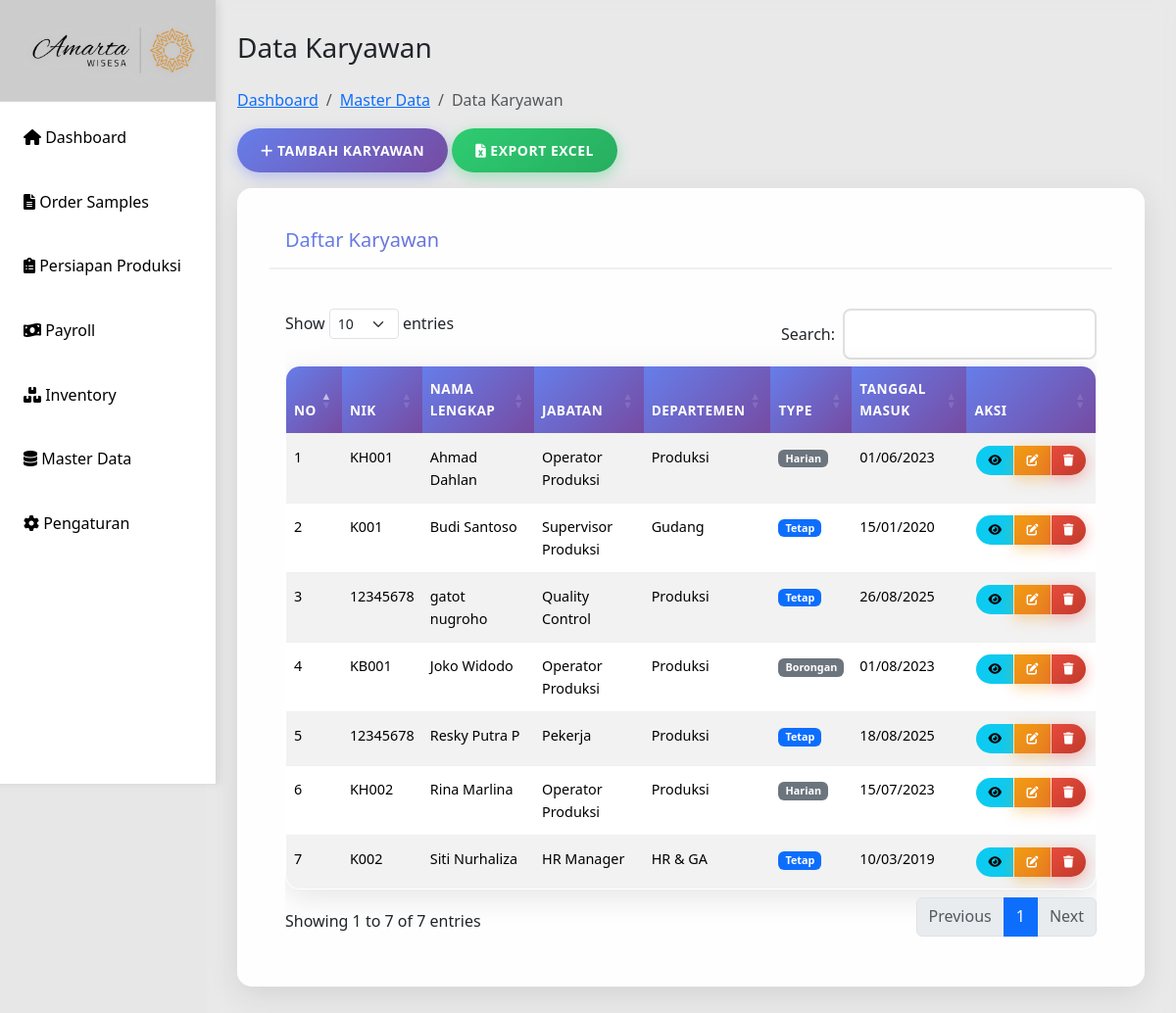
/data-karyawan.php, run on the app's committed database.
### tables this page shows
CREATE TABLE `karyawan` (
  `id` int(11) UNSIGNED NOT NULL,
  `nik` varchar(200) NOT NULL,
  `nama_lengkap` varchar(100) NOT NULL,
  `jenis_kelamin` enum('L','P') NOT NULL,
  `tempat_lahir` varchar(50) DEFAULT NULL,
  `tanggal_lahir` date DEFAULT NULL,
  `alamat` text DEFAULT NULL,
  `no_telepon` varchar(20) DEFAULT NULL,
  `email` varchar(100) DEFAULT NULL,
  `type_karyawan` enum('tetap','harian','borongan') NOT NULL,
  `status_karyawan` enum('aktif','nonaktif','cuti','keluar') DEFAULT 'aktif',
  `tanggal_masuk` date NOT NULL,
  `tanggal_keluar` date DEFAULT NULL,
  `id_jabatan` int(11) DEFAULT NULL,
  `id_departemen` int(11) DEFAULT NULL,
  `foto` varchar(255) DEFAULT NULL,
  `created_at` timestamp NOT NULL DEFAULT current_timestamp(),
  `updated_at` timestamp NOT NULL DEFAULT current_timestamp() ON UPDATE current_timestamp()
);

CREATE TABLE `jabatan` (
  `id` int(11) NOT NULL,
  `nama_jabatan` varchar(100) NOT NULL,
  `deskripsi` text DEFAULT NULL,
  `created_at` timestamp NOT NULL DEFAULT current_timestamp(),
  `updated_at` timestamp NOT NULL DEFAULT current_timestamp() ON UPDATE current_timestamp()
);

CREATE TABLE `departemen` (
  `id` int(11) NOT NULL,
  `nama_departemen` varchar(100) NOT NULL,
  `deskripsi` text DEFAULT NULL,
  `created_at` timestamp NOT NULL DEFAULT current_timestamp(),
  `updated_at` timestamp NOT NULL DEFAULT current_timestamp() ON UPDATE current_timestamp()
);

### data-karyawan.php (the view, shortened to what this page needs)
<?php
include 'config/db.php';
include 'includes/header.php';
$sql = "SELECT k.*, j.nama_jabatan, d.nama_departemen
        FROM karyawan k
        LEFT JOIN jabatan j ON k.id_jabatan = j.id
        LEFT JOIN departemen d ON k.id_departemen = d.id
        ORDER BY k.nama_lengkap";
$result = mysqli_query($conn, $sql);
$karyawanList = mysqli_fetch_all($result, MYSQLI_ASSOC);
?>
<div class="main-content">
    <div class="row">
        <div class="col-12">
            <h1 class="h3 mb-4">Data Karyawan</h1>
            <nav aria-label="breadcrumb">
                <ol class="breadcrumb">
                    <li class="breadcrumb-item"><a href="index.php">Dashboard</a></li>
                    <li class="breadcrumb-item"><a href="master-data.php">Master Data</a></li>
                    <li class="breadcrumb-item active">Data Karyawan</li>
                </ol>
            </nav>
            <div class="mb-3">
                <button type="button" class="btn btn-primary" data-bs-toggle="modal" data-bs-target="#tambahKaryawanModal">
                    <i class="fas fa-plus"></i> Tambah Karyawan
                </button>
                <button type="button" class="btn btn-success">
                    <i class="fas fa-file-excel"></i> Export Excel
                </button>
            </div>
            <div class="card">
                <div class="card-header">
                    <h5 class="card-title mb-0">Daftar Karyawan</h5>
                </div>
                <div class="card-body">
                    <div class="table-responsive">
                        <table id="tabelKaryawan" class="table table-striped table-hover" id="tabelKaryawan">
                            <thead>
                                <tr>
                                    <th>No</th>
                                    <th>NIK</th>
                                    <th>Nama Lengkap</th>
                                    <th>Jabatan</th>
                                    <th>Departemen</th>
                                    <th>Type</th>
                                    <th>Tanggal Masuk</th>
                                    <th>Aksi</th>
                                </tr>
                            </thead>
                            <tbody>
                                <?php $no = 1; foreach ($karyawanList as $karyawan): ?>
                                <tr>
                                    <td><?= $no++; ?></td>
                                    <td><?= htmlspecialchars($karyawan['nik']); ?></td>
                                    <td><?= htmlspecialchars($karyawan['nama_lengkap']); ?></td>
                                    <td><?= htmlspecialchars($karyawan['nama_jabatan']); ?></td>
                                    <td><?= htmlspecialchars($karyawan['nama_departemen']); ?></td>
                                    <td>
                                        <span class="badge bg-<?= $karyawan['type_karyawan'] == 'tetap' ? 'primary' : 'secondary'; ?>">
                                            <?= ucfirst($karyawan['type_karyawan']); ?>
                                        </span>
                                    </td>
                                    <td><?= date('d/m/Y', strtotime($karyawan['tanggal_masuk'])); ?></td>
                                    <td>
                                        <div class="btn-group btn-group-sm" role="group">
                                            <a href="detail-karyawan.php?id=<?= $karyawan['id']; ?>" class="btn btn-sm btn-info">
                                                <i class="fas fa-eye"></i>
                                            </a>
                                            <a href="edit-karyawan.php?id=<?= $karyawan['id']; ?>" class="btn btn-sm btn-warning">
                                                <i class="fas fa-edit"></i>
                                            </a>
                                            <button type="button" class="btn btn-sm btn-danger" onclick="hapusKaryawan(<?= $karyawan['id']; ?>)">
                                                <i class="fas fa-trash"></i>
                                            </button>
                                        </div>
                                    </td>
                                </tr>
                                <?php endforeach; ?>
                            </tbody>
                        </table>
                    </div>
                </div>
            </div>
        </div>
    </div>
</div>
<?php
include 'includes/footer.php';
?>

### css/style.css (style rules this page uses)
* { margin: 0; padding: 0; box-sizing: border-box; }
body { font-family: 'Segoe UI', Tahoma, Geneva, Verdana, sans-serif; background: #e7e7e7ff; min-height: 100vh; line-height: 1.6; }
.main-content { margin-left: 210px; padding: 2rem; background: rgba(255,255,255,0.1); backdrop-filter: blur(10px); min-height: 100vh; }
.card { background: rgba(255,255,255,0.95); border-radius: 15px; padding: 2rem; margin-bottom: 1.5rem; box-shadow: 0 8px 32px rgba(0,0,0,0.1); backdrop-filter: blur(10px); border: 1px solid rgba(255,255,255,0.2); transition: transform 0.3s ease, box-shadow 0.3s ease; }
.card-header { border-bottom: 2px solid #f0f0f0; padding-bottom: 1rem; margin-bottom: 1.5rem; background: linear-gradient(135deg, #667eea, #764ba2); -webkit-background-clip: text; -webkit-text-fill-color: transparent; background-clip: text; }
.table { width: 100%; border-collapse: separate; border-spacing: 0; background: white; border-radius: 15px; overflow: hidden; box-shadow: 0 8px 32px rgba(0,0,0,0.1); border: 1px solid rgba(255,255,255,0.2); }
.table th, .table td { padding: 12px 8px; text-align: left; border-bottom: 1px solid #f0f0f0; font-size: 0.9rem; }
.table th { background: linear-gradient(135deg, #667eea, #764ba2); color: white; font-weight: 600; text-transform: uppercase; letter-spacing: 0.5px; font-size: 0.85rem; }
.table tr { transition: all 0.3s ease; }
.table tr:last-child td { border-bottom: none; }
.table .btn { padding: 6px 12px; font-size: 12px; border-radius: 20px; margin: 0 2px; }
.table .btn i { font-size: 12px; }
.btn { padding: 12px 24px; border: none; border-radius: 25px; cursor: pointer; text-decoration: none; display: inline-block; font-size: 14px; font-weight: 600; text-transform: uppercase; letter-spacing: 0.5px; transition: all 0.3s ease; position: relative; overflow: hidden; }
.btn::before { content: ''; position: absolute; top: 50%; left: 50%; width: 0; height: 0; background: rgba(255,255,255,0.2); border-radius: 50%; transform: translate(-50%, -50%); transition: width 0.6s, height 0.6s; }
.btn-primary { background: linear-gradient(135deg, #667eea, #764ba2); color: white; box-shadow: 0 4px 15px rgba(102,126,234,0.4); }
.btn-success { background: linear-gradient(135deg, #2ecc71, #27ae60); color: white; box-shadow: 0 4px 15px rgba(46,204,113,0.4); }
.btn-danger { background: linear-gradient(135deg, #e74c3c, #c0392b); color: white; box-shadow: 0 4px 15px rgba(231,76,60,0.4); }
.btn-warning { background: linear-gradient(135deg, #f39c12, #e67e22); color: white; box-shadow: 0 4px 15px rgba(243,156,18,0.4); }
.mb-3 { margin-bottom: 1.5rem; }
.card { animation: fadeInUp 0.6s ease-out; }

### data on the page
karyawan: nik "KH001", nama_lengkap "Ahmad Dahlan", id_jabatan.nama_jabatan "Operator Produksi", id_departemen.nama_departemen "Produksi", type_karyawan "Harian", tanggal_masuk "01/06/2023"
karyawan: nik "K001", nama_lengkap "Budi Santoso", id_jabatan.nama_jabatan "Supervisor Produksi", id_departemen.nama_departemen "Gudang", type_karyawan "Tetap", tanggal_masuk "15/01/2020"
karyawan: nik "12345678", nama_lengkap "gatot nugroho", id_jabatan.nama_jabatan "Quality Control", id_departemen.nama_departemen "Produksi", type_karyawan "Tetap", tanggal_masuk "26/08/2025"
karyawan: nik "KB001", nama_lengkap "Joko Widodo", id_jabatan.nama_jabatan "Operator Produksi", id_departemen.nama_departemen "Produksi", type_karyawan "Borongan", tanggal_masuk "01/08/2023"
karyawan: nik "12345678", nama_lengkap "Resky Putra P", id_jabatan.nama_jabatan "Pekerja", id_departemen.nama_departemen "Produksi", type_karyawan "Tetap", tanggal_masuk "18/08/2025"
karyawan: nik "KH002", nama_lengkap "Rina Marlina", id_jabatan.nama_jabatan "Operator Produksi", id_departemen.nama_departemen "Produksi", type_karyawan "Harian", tanggal_masuk "15/07/2023"
karyawan: nik "K002", nama_lengkap "Siti Nurhaliza", id_jabatan.nama_jabatan "HR Manager", id_departemen.nama_departemen "HR & GA", type_karyawan "Tetap", tanggal_masuk "10/03/2019"
